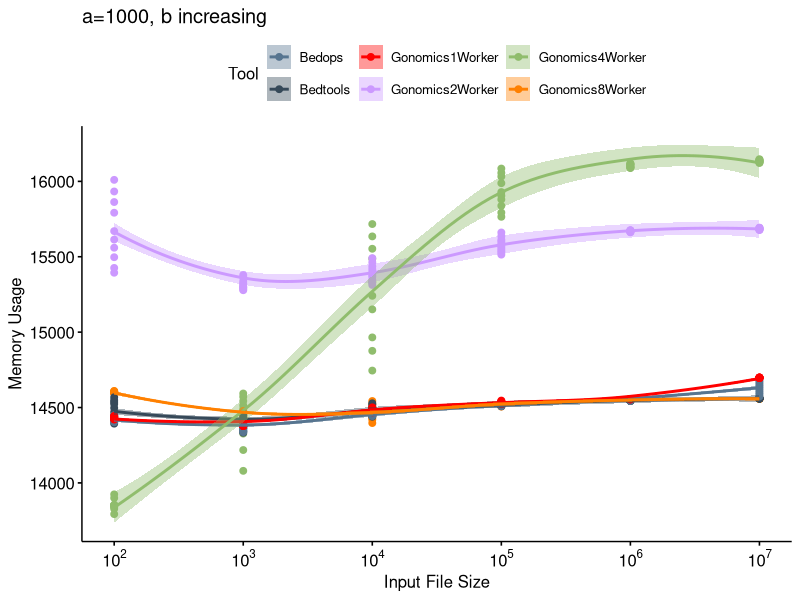
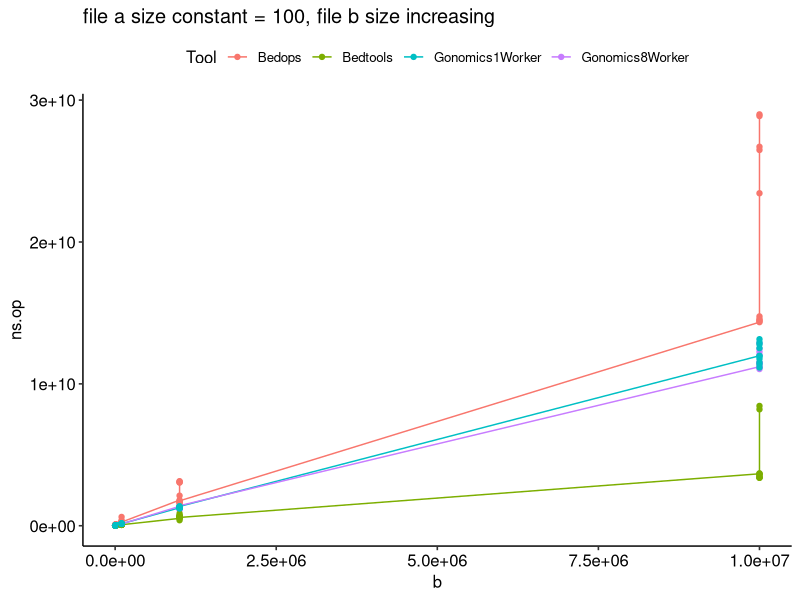
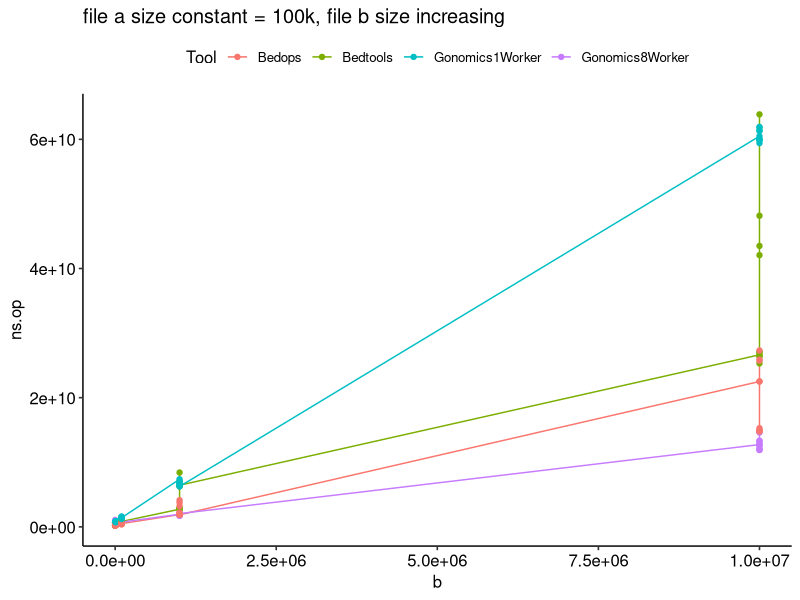
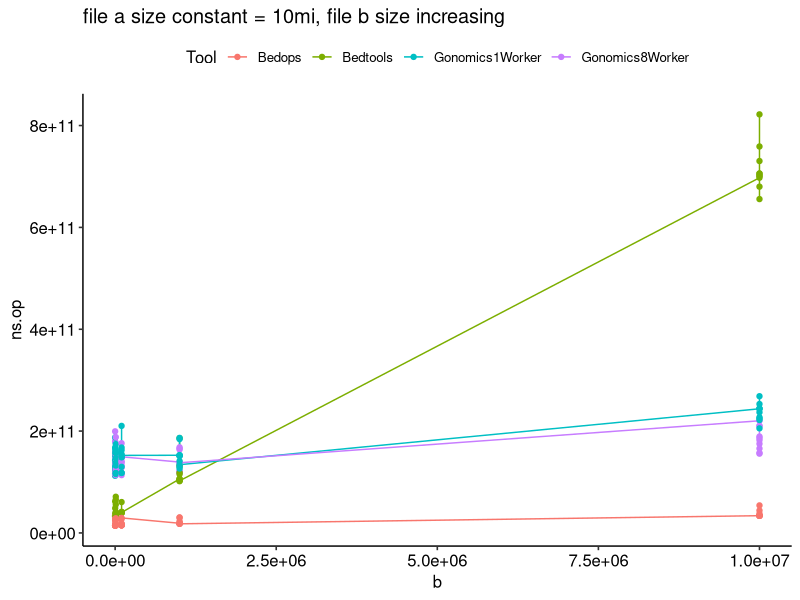
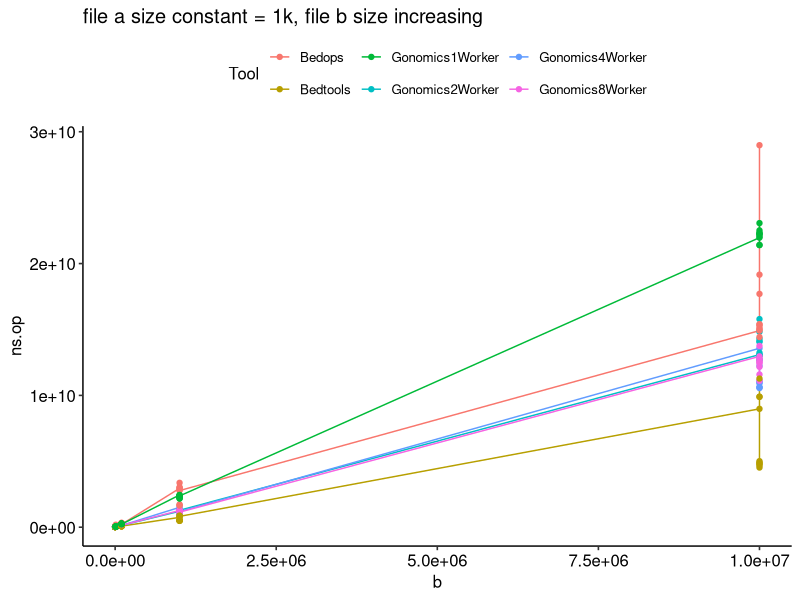
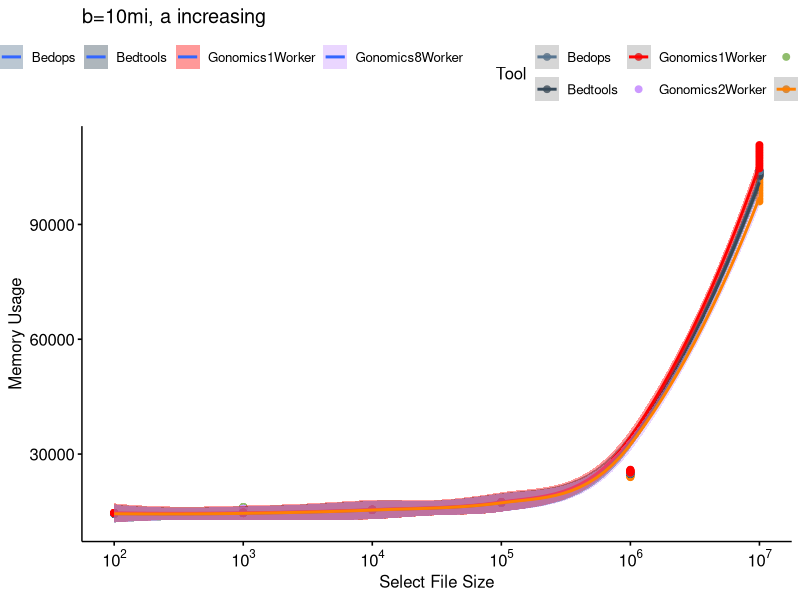
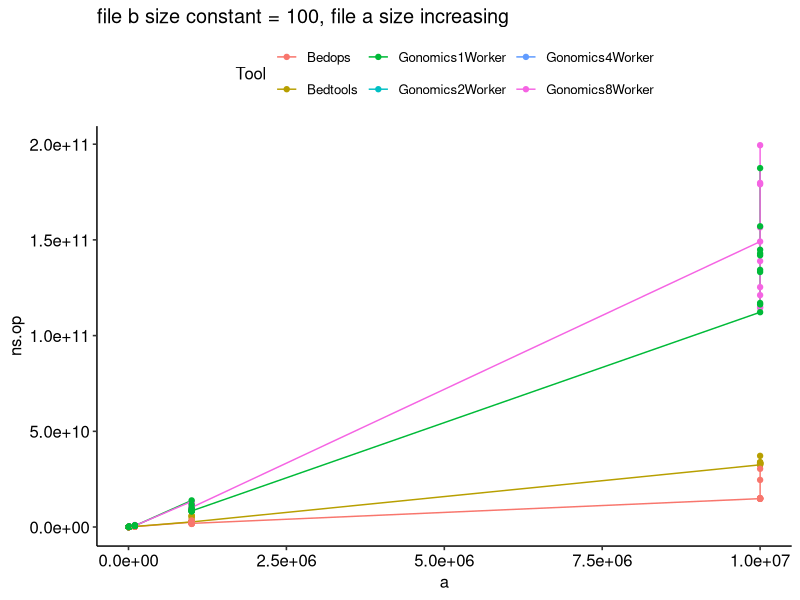
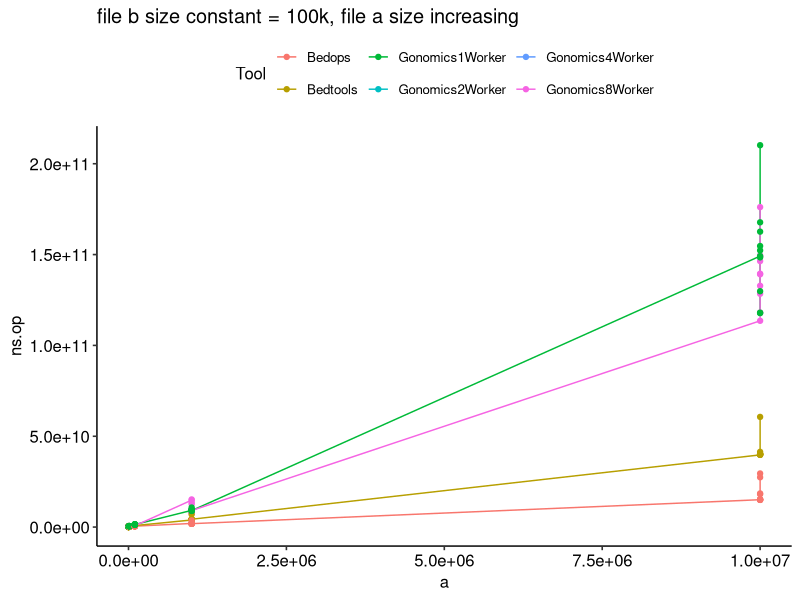

These figures' R source, in order:
## ---- chunk 1
library(ggplot2)
library(ggpubr)
theme_set(theme_pubr())
## ---- chunk 2
all_df <- as.data.frame(read.table("benchmarkingResults_all.csv", sep = ",", header = TRUE))
## ---- chunk 3
a100_df <- all_df[all_df$a == 100, ]
a1k_df <- all_df[all_df$a == 1000,]
a100k_df <- all_df[all_df$a == 100000,]
a10mi_df <- all_df[all_df$a == 10000000,]
## ---- chunk 4
b100_df <- all_df[all_df$b == 100, ]
b1k_df <- all_df[all_df$b == 1000, ]
b100k_df <- all_df[all_df$b == 100000,]
b10mi_df <- all_df[all_df$b == 10000000, ]
## ---- chunk 5
c_df <- all_df[all_df$a == all_df$b,]
## ---- chunk 6
a100_plot <- ggplot(data=a100_df, aes(x=b, y=ns.op, color=Tool)) +
  geom_line() +
  geom_point() +
  ggtitle("file a size constant = 100, file b size increasing")

a1k_plot <- ggplot(data=a1k_df, aes(x=b, y=ns.op, color=Tool)) +
  geom_line() +
  geom_point() +
  ggtitle("file a size constant = 1k, file b size increasing")

a100k_plot <- ggplot(data=a100k_df, aes(x=b, y=ns.op, color=Tool)) +
  geom_line() +
  geom_point() +
  ggtitle("file a size constant = 100k, file b size increasing")

a10mi_plot <- ggplot(data=a10mi_df, aes(x=b, y=ns.op, color=Tool)) +
  geom_line() +
  geom_point() +
  ggtitle("file a size constant = 10mi, file b size increasing")
## ---- chunk 7
b100_plot <- ggplot(data=b100_df, aes(x=a, y=ns.op, color=Tool)) +
  geom_line() +
  geom_point() +
  ggtitle("file b size constant = 100, file a size increasing")

b1k_plot <- ggplot(data=b1k_df, aes(x=a, y=ns.op, color=Tool)) +
  geom_line() +
  geom_point() +
  ggtitle("file b size constant = 1k, file a size increasing")

b100k_plot <- ggplot(data=b100k_df, aes(x=a, y=ns.op, color=Tool)) +
  geom_line() +
  geom_point() +
  ggtitle("file b size constant = 100k, file a size increasing")

b10mi_plot <- ggplot(data=b10mi_df, aes(x=a, y=ns.op, color=Tool)) +
  geom_line() +
  geom_point() +
  ggtitle("file b size constant = 10mi, file a size increasing")
## ---- chunk 8
c_plot <-
  ggplot(data=c_df, aes(x=a, y=ns.op, color=Tool)) +
  geom_line() +
  geom_point() +
  ggtitle("file a size = file b size")
## ---- chunk 9
figure <- ggarrange(a100_plot, a1k_plot, a100k_plot, a10mi_plot, 
                    b100_plot, b1k_plot, b100k_plot, b10mi_plot,
                    c_plot,
                    labels = c("A1", "A2", "A3", "A4", "B1","B2", "B3", "B4", "C"),
                    ncol = 4, nrow = 3)
## ---- chunk 10
data <- read.csv("benchmarkingResults_all.csv", sep=",", header=TRUE)

myPal <- c("#577590", "#364959", "#90bd6d", "#FF0000") 

# when plotting, got some warnings, but not errors, so hopefully they are ok

a_plot <- ggscatter(subset(data, a == 1000), x="b", y="ns.op", color="Tool", add="loess", conf.int=TRUE, palette=myPal)+yscale("log10", .format=TRUE)+xscale("log10", .format=TRUE)+ylab("Nanoseconds per Operation")+xlab("Input File Size")+ggtitle("a=1000, b increasing")

b_plot <- ggscatter(subset(data, b == 10000000), x="a", y="ns.op", color="Tool", add="loess", conf.int=TRUE, palette=myPal)+yscale("log10", .format=TRUE)+xscale("log10", .format=TRUE)+ylab("Nanoseconds per Operation")+xlab("Select File Size")+ggtitle("b=10mi, a increasing")

# just doing subset(data, a == b) didn't work to create correct df, so I did make another df
c_df <- data[data$a == data$b,]
c_plot <- ggscatter(c_df, x="b", y="ns.op", color="Tool", add="loess", conf.int=TRUE, palette=myPal)+yscale("log10", .format=TRUE)+xscale("log10", .format=TRUE)+ylab("Nanoseconds per Operation")+xlab("Input File Size")+ggtitle("a=b, a and b increasing")
## ---- chunk 11
dataThreads <- read.csv("benchmarkingResultsThreads.csv", sep=",", header=TRUE)

threads_plot <- ggscatter(dataThreads, x="threads", y="ns.op", add="loess", conf.int=TRUE)+
  yscale("log10", .format=TRUE)+
  ylab("Nanoseconds per Operation")+
  xlab("number of threads")+
  ggtitle("a=10mi, b=10mi")
## ---- chunk 12
data <- read.csv("benchmarkingResults_all.csv", sep=",", header=TRUE)
## ---- chunk 13
myPal <- c("#577590", "#364959", "#FF0000", "#CC99FF", "#90bd6d", "#FF8000") 

a_plot <- ggscatter(subset(data, a == 1000), x="b", y="ns.op", color="Tool", add="loess", conf.int=TRUE, palette=myPal)+yscale("log10", .format=TRUE)+xscale("log10", .format=TRUE)+ylab("Nanoseconds per Operation")+xlab("Input File Size")+ggtitle("a=1000, b increasing")

# with subsetting Tool, only 4 tools (bedops, bedtools, gonomics1worker, gonomics4worker)
# subset(data, a == 1000, Tool %in% c('Bedops', 'Bedtools', 'Gonomics1Worker', 'Gonomics4Worker') ) didn't work, so I did make another df
a_df <- data[data$Tool %in% c('Bedops', 'Bedtools', 'Gonomics1Worker', 'Gonomics4Worker'), ]
  
myPal <- c("#577590", "#364959", "#92DC59", "#90bd6d") 

a_plot <- ggscatter(subset(a_df, a == 1000), x="b", y="ns.op", color= "Tool", add="loess", conf.int=TRUE, palette=myPal)+yscale("log10", .format=TRUE)+xscale("log10", .format=TRUE)+ylab("Runtime (ns/op)")+xlab("Input File Size (number of entries)")+ggtitle("Select File Size = 1,000 entries")
## ---- chunk 14
# made another df to make coloring appear better, otherwise ggplot will plot 4-color and then 6-color because it's confused that not all 6 Tools show up in the b=10mi subset
b_df <- data[data$Tool %in% c('Bedops', 'Bedtools', 'Gonomics1Worker', 'Gonomics8Worker'), ]

myPal <- c("#577590", "#364959", "#92DC59", "#90bd6d") 

b_plot <- ggscatter(subset(b_df, b == 10000000), x="a", y="ns.op", color="Tool", add="loess", conf.int=TRUE, palette=myPal)+yscale("log10", .format=TRUE)+xscale("log10", .format=TRUE)+ylab("Runtime (ns/op)")+xlab("Select File Size (number of entries)")+ggtitle("Input File Size = 10,000,000 entries")
## ---- chunk 15
# just doing subset(data, a == b) didn't work to create correct df, so I did make another df
c_df <- data[data$a == data$b,]

myPal <- c("#577590", "#364959", "#FF0000", "#CC99FF", "#90bd6d", "#FF8000") 

c_plot <- ggscatter(c_df, x="b", y="ns.op", color="Tool", add="loess", conf.int=TRUE, palette=myPal)+yscale("log10", .format=TRUE)+xscale("log10", .format=TRUE)+ylab("Nanoseconds per Operation")+xlab("Input File Size")+ggtitle("a=b, a and b increasing")
## ---- chunk 16
myPal <- c("#577590", "#364959", "#FF0000", "#CC99FF", "#90bd6d", "#FF8000") 

a_plot <- ggscatter(subset(data, a == 1000), x="b", y="memUsage", color="Tool", add="loess", conf.int=TRUE, palette=myPal)+xscale("log10", .format=TRUE)+ylab("Memory Usage")+xlab("Input File Size")+ggtitle("a=1000, b increasing")
## ---- chunk 17
myPal <- c("#577590", "#364959", "#FF0000", "#CC99FF", "#90bd6d", "#FF8000") 

b_plot <- ggscatter(subset(data, b == 10000000), x="a", y="memUsage", color="Tool", add="loess", conf.int=TRUE, palette=myPal)+xscale("log10", .format=TRUE)+ylab("Memory Usage")+xlab("Select File Size")+ggtitle("b=10mi, a increasing")
## ---- chunk 18
# just doing subset(data, a == b) didn't work to create correct df, so I did make another df
c_df <- data[data$a == data$b,]

myPal <- c("#577590", "#364959", "#FF0000", "#CC99FF", "#90bd6d", "#FF8000") 

c_plot <- ggscatter(c_df, x="b", y="memUsage", color="Tool", add="loess", conf.int=TRUE, palette=myPal)+xscale("log10", .format=TRUE)+ylab("Memory Usage")+xlab("Input File Size")+ggtitle("a=b, a and b increasing")
